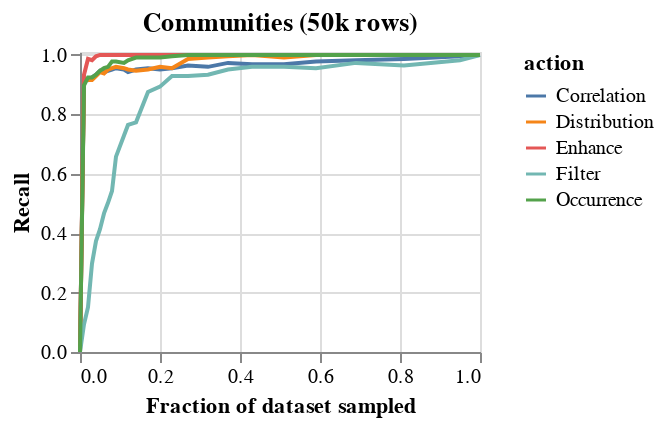

Notebook source saved alongside this figure:
### Code cell
df = pd.read_csv("plot_data/communities_50k_accuracy.csv")
df = df.groupby(["nfrac","action"]).mean().reset_index()
chart = alt.Chart(df,title="Communities (50k rows)").mark_line().encode(
    x = alt.X("nfrac",title="Fraction of dataset sampled"),#scale=alt.Scale(type="log")),
    y = alt.Y("Recall",scale=alt.Scale(domain=(0,1.01))),
    color = "action"
)
chart.properties(width=200,height=150)

### Figure 1 — Vega-Lite specification as saved in the notebook (floating-point values rounded to 4 significant figures; data arrays with more than 128 entries replaced by an {"elided": "..."} marker saying what was removed)
{"config": {"view": {"continuousWidth": 400, "continuousHeight": 300}}, "data": {"name": "data-4448f9d98a21bb048481316fb51e2314"}, "mark": "line", "encoding": {"color": {"type": "nominal", "field": "action"}, "x": {"type": "quantitative", "field": "nfrac", "title": "Fraction of dataset sampled"}, "y": {"type": "quantitative", "field": "Recall", "scale": {"domain": [0, 1.01]}}}, "height": 150, "title": "Communities (50k rows)", "width": 200, "$schema": "https://vega.github.io/schema/vega-lite/v4.8.1.json", "datasets": {"data-4448f9d98a21bb048481316fb51e2314": {"elided": "130 records"}}}
